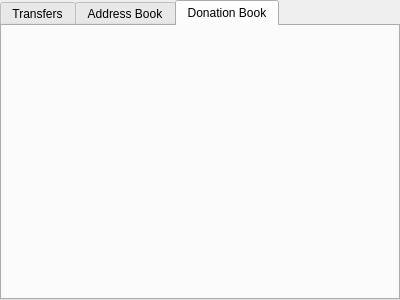
<?xml version="1.0" encoding="UTF-8"?>
<ui version="4.0">
 <class>TransferPage</class>
 <widget class="QFrame" name="TransferPage">
  <property name="geometry">
   <rect>
    <x>0</x>
    <y>0</y>
    <width>400</width>
    <height>300</height>
   </rect>
  </property>
  <property name="windowTitle">
   <string>Frame</string>
  </property>
  <property name="frameShape">
   <enum>QFrame::NoFrame</enum>
  </property>
  <property name="frameShadow">
   <enum>QFrame::Plain</enum>
  </property>
  <layout class="QVBoxLayout" name="verticalLayout">
   <property name="spacing">
    <number>0</number>
   </property>
   <property name="leftMargin">
    <number>0</number>
   </property>
   <property name="topMargin">
    <number>0</number>
   </property>
   <property name="rightMargin">
    <number>0</number>
   </property>
   <property name="bottomMargin">
    <number>0</number>
   </property>
   <item>
    <widget class="QTabWidget" name="tabWidget">
     <property name="currentIndex">
      <number>2</number>
     </property>
     <widget class="QWidget" name="tab_1">
      <attribute name="title">
       <string>Transfers</string>
      </attribute>
      <layout class="QVBoxLayout" name="verticalLayout_3">
       <property name="spacing">
        <number>0</number>
       </property>
       <property name="leftMargin">
        <number>0</number>
       </property>
       <property name="topMargin">
        <number>0</number>
       </property>
       <property name="rightMargin">
        <number>0</number>
       </property>
       <property name="bottomMargin">
        <number>0</number>
       </property>
       <item>
        <widget class="SendCoinsEntry" name="transfer_pane" native="true"/>
       </item>
      </layout>
     </widget>
     <widget class="QWidget" name="tab_2">
      <attribute name="title">
       <string>Address Book</string>
      </attribute>
      <layout class="QVBoxLayout" name="verticalLayout_2">
       <property name="spacing">
        <number>0</number>
       </property>
       <property name="leftMargin">
        <number>0</number>
       </property>
       <property name="topMargin">
        <number>0</number>
       </property>
       <property name="rightMargin">
        <number>0</number>
       </property>
       <property name="bottomMargin">
        <number>0</number>
       </property>
       <item>
        <widget class="AddressBookPage_new" name="address_pane" native="true"/>
       </item>
      </layout>
     </widget>
     <widget class="QWidget" name="tab_3">
      <attribute name="title">
       <string>Donation Book</string>
      </attribute>
      <layout class="QVBoxLayout" name="verticalLayout_4">
       <item>
        <widget class="DonationBookPage" name="donation_pane" native="true"/>
       </item>
      </layout>
     </widget>
    </widget>
   </item>
  </layout>
 </widget>
 <customwidgets>
  <customwidget>
   <class>AddressBookPage_new</class>
   <extends>QWidget</extends>
   <header>forms/addressbookpage_new.h</header>
   <container>1</container>
  </customwidget>
  <customwidget>
   <class>SendCoinsEntry</class>
   <extends>QWidget</extends>
   <header>sendcoinsentry.h</header>
   <container>1</container>
  </customwidget>
  <customwidget>
   <class>DonationBookPage</class>
   <extends>QWidget</extends>
   <header>forms/donationbook.h</header>
   <container>1</container>
  </customwidget>
 </customwidgets>
 <resources/>
 <connections/>
</ui>
